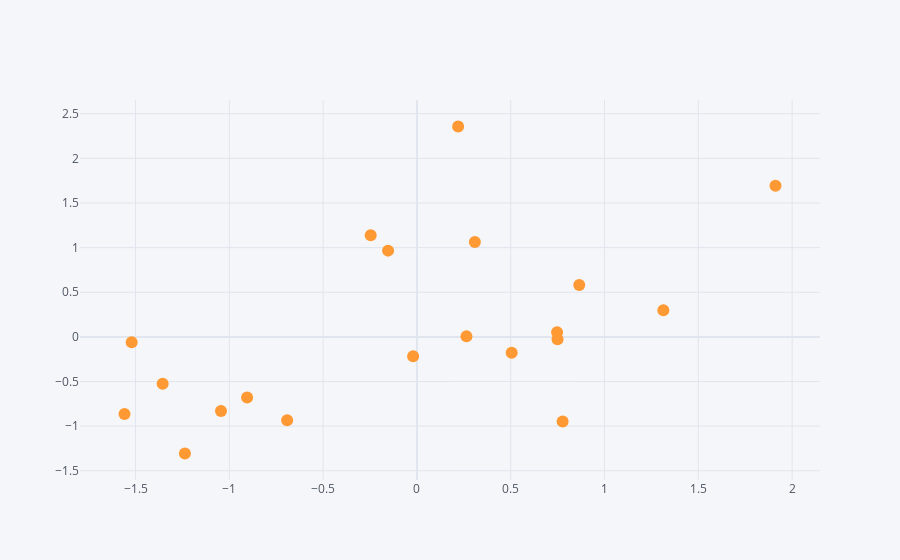

The cell this chart's notebook holds for it:
### Code cell
df.iplot(x = 'A',y = 'B', mode = 'markers')

### Figure 1 — Plotly figure (JSON) as saved in the notebook; plotly's stock layout.template omitted (floating-point values rounded to 4 significant figures)
{"data": [{"line": {"color": "rgba(255, 153, 51, 1.0)", "dash": "solid", "shape": "linear", "width": 1.3}, "marker": {"size": 12, "symbol": "circle"}, "mode": "markers", "name": "B", "text": "", "type": "scatter", "x": [-1.356, -0.2465, 1.912, -0.02038, -0.1539, 0.7471, 0.2195, -1.521, -0.9054, 0.8652, 1.314, 0.7495, 0.7766, -1.045, 0.3088, -0.6919, 0.264, -1.237, -1.559, 0.5051], "y": [-0.5256, 1.139, 1.693, -0.2175, 0.9663, 0.0529, 2.357, -0.0601, -0.679, 0.5821, 0.2984, -0.02521, -0.9471, -0.8306, 1.064, -0.9332, 0.005807, -1.306, -0.8646, -0.1783]}], "layout": {"legend": {"bgcolor": "#F5F6F9", "font": {"color": "#4D5663"}}, "paper_bgcolor": "#F5F6F9", "plot_bgcolor": "#F5F6F9", "title": {"font": {"color": "#4D5663"}}, "xaxis": {"gridcolor": "#E1E5ED", "showgrid": true, "tickfont": {"color": "#4D5663"}, "title": {"font": {"color": "#4D5663"}, "text": ""}, "zerolinecolor": "#E1E5ED"}, "yaxis": {"gridcolor": "#E1E5ED", "showgrid": true, "tickfont": {"color": "#4D5663"}, "title": {"font": {"color": "#4D5663"}, "text": ""}, "zerolinecolor": "#E1E5ED"}}}
